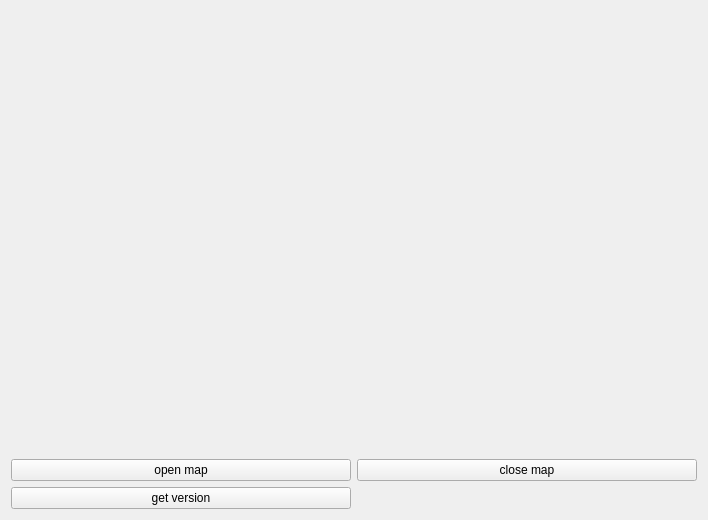
<?xml version="1.0" encoding="UTF-8"?>
<ui version="4.0">
 <class>PwGisWidgetVersionWindow</class>
 <widget class="QWidget" name="PwGisWidgetVersionWindow">
  <property name="geometry">
   <rect>
    <x>0</x>
    <y>0</y>
    <width>708</width>
    <height>520</height>
   </rect>
  </property>
  <property name="windowTitle">
   <string>Demo PwGisWidget version</string>
  </property>
  <layout class="QHBoxLayout" name="horizontalLayout">
   <item>
    <layout class="QVBoxLayout" name="verticalLayout_2">
     <item>
      <layout class="QHBoxLayout" name="horizontalLayout_2">
       <item>
        <widget class="PwGisWidget" name="pwgiswidget" native="true">
         <property name="sizePolicy">
          <sizepolicy hsizetype="Expanding" vsizetype="Expanding">
           <horstretch>0</horstretch>
           <verstretch>0</verstretch>
          </sizepolicy>
         </property>
        </widget>
       </item>
      </layout>
     </item>
     <item>
      <layout class="QHBoxLayout" name="horizontalLayout_3">
       <item>
        <widget class="QPushButton" name="btnOpenMap">
         <property name="text">
          <string>open map</string>
         </property>
        </widget>
       </item>
       <item>
        <widget class="QPushButton" name="btnCloseMap">
         <property name="text">
          <string>close map</string>
         </property>
        </widget>
       </item>
      </layout>
     </item>
     <item>
      <layout class="QHBoxLayout" name="horizontalLayout_4">
       <item>
        <widget class="QPushButton" name="btnGetVersion">
         <property name="text">
          <string>get version</string>
         </property>
        </widget>
       </item>
       <item>
        <widget class="QLabel" name="lblVersion">
         <property name="text">
          <string/>
         </property>
        </widget>
       </item>
      </layout>
     </item>
    </layout>
   </item>
  </layout>
 </widget>
 <customwidgets>
  <customwidget>
   <class>PwGisWidget</class>
   <extends>QWidget</extends>
   <header location="global">PwGis/pwgiswidget.h</header>
   <container>1</container>
  </customwidget>
 </customwidgets>
 <resources/>
 <connections/>
</ui>
